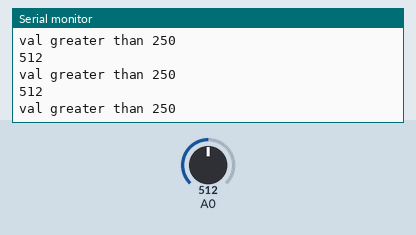
A sketch run on a simulated Arduino Uno, built with avr-gcc and run on an emulated ATmega328P. Parts: the last lines printed to the serial monitor. Inputs (shaded band) come from the test bench; at power-on: A0 = 512.

Above: at 1.2 s.
1.3 s: A0 set to 265
At 2.1 s:
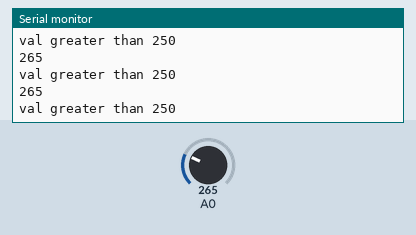
4.3 s: A0 set to 244
At 4.8 s:
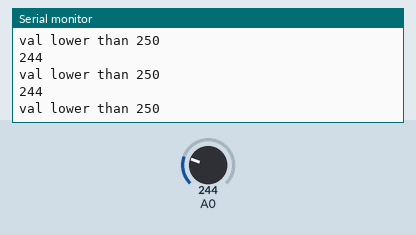
11.9 s: A0 set to 93
At 13.0 s:
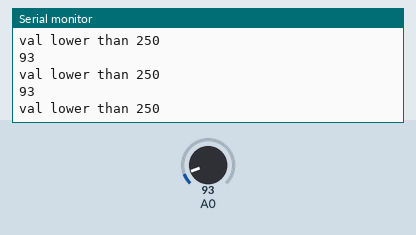
13.4 s: A0 set to 104
At 14.4 s:
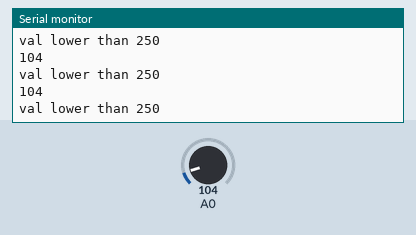
Timing chart, 0 to 16.4 s (numbered marks = the images above; inputs shaded):
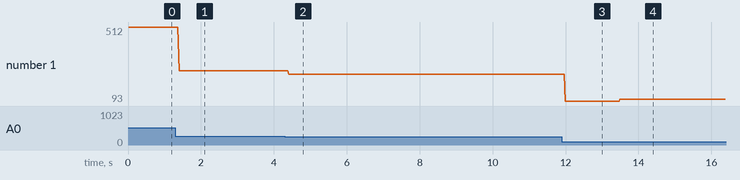

Measured:
- the behaviour switches between 251 and 250 on A0 (found by bisection; images 1 and 2)
- after the input at 1.3 s, the serial monitor: prints a new line after 0.10 s (image 1)
- after the input at 4.3 s, the serial monitor: prints a new line after 0.08 s (image 2)
- after the input at 11.9 s, the serial monitor: prints a new line after 0.09 s (image 3)
- after the input at 13.4 s, the serial monitor: prints a new line after 0.09 s (image 4)
- plotted number 1: 512 → 265 after the input at 1.3 s, 265 → 244 after the input at 4.3 s, 244 → 93 after the input at 11.9 s, 93 → 104 after the input at 13.4 s

The sketch:

sketch_jul20a.ino
```cpp
void setup() {

Serial.begin(9600);

}

void loop() {

int sensorValue = analogRead(A0);

if (sensorValue > 250){
  Serial.println("val greater than 250");
 }

else{
  Serial.println("val lower than 250");
}

Serial.println(sensorValue);

delay(1);

}
```
